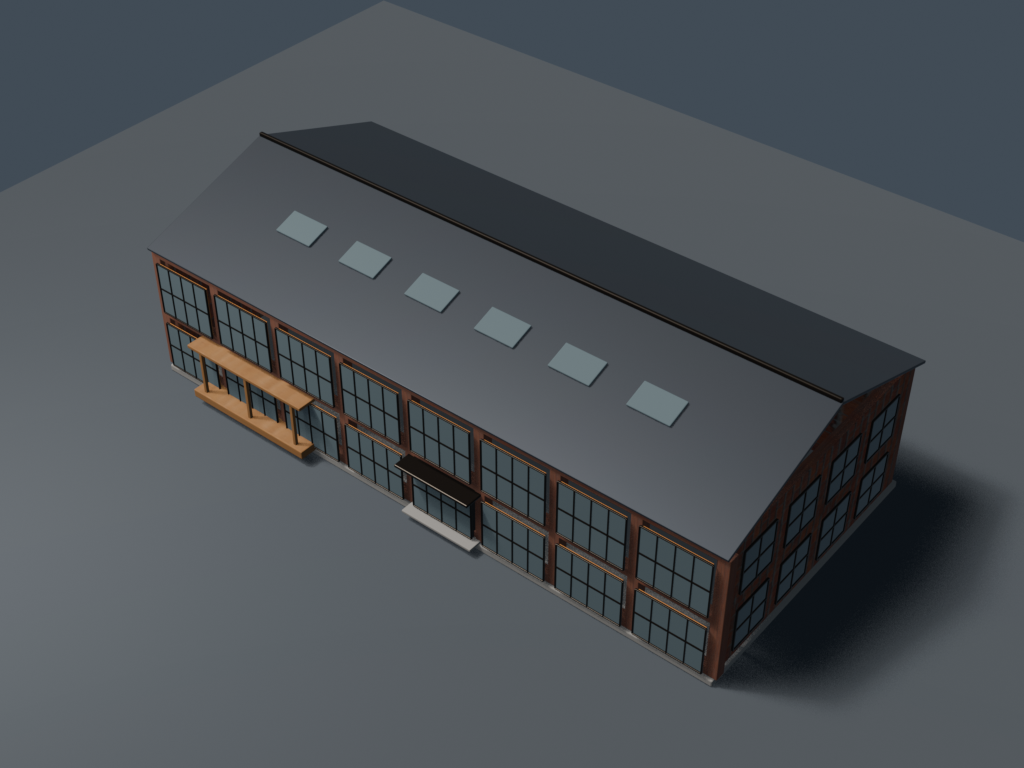
#> input picture docs/fixed_glb_meshy_blender_pilot/blender_aerial.png, 1024 x 768 px, given in place of variant_0.png, which was not available
$ python create_scottish_baronial_v68_comparison.py
#> lines starting #> are read from the running program, lines starting #| are printed output that depends on the picture; pictures that were not available may be replaced by others from this repository, and a replacement may not be noted
#> in street_board, `board = Image.new("RGB", (1800, 760), "#f5f1e9")`:
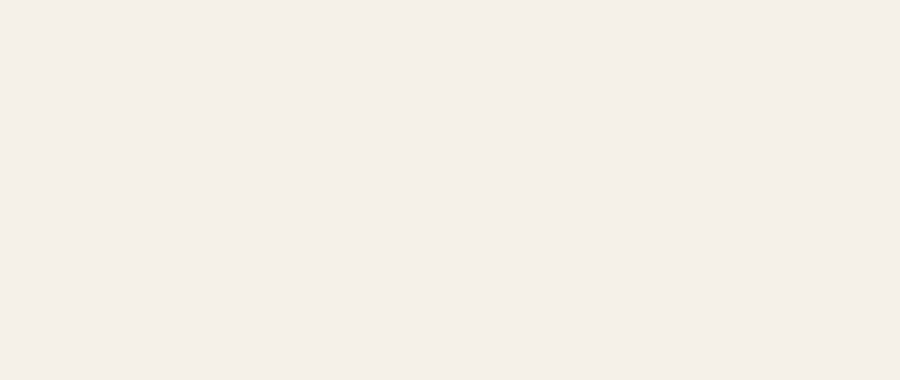
#> board: PIL image 1800x760 RGB (shown at 1/2 size); mean R, G, B 245, 241, 233
"""Publish deterministic Scottish Baronial v68 review boards."""
from __future__ import annotations

from pathlib import Path

from PIL import Image, ImageDraw, ImageFont


REPO = Path(__file__).resolve().parents[2]
OUTPUT = REPO / "docs" / "reviews" / "scottish-baronial-v68"
REFERENCE = REPO / "frontend/public/archetypes/buildings/chateauesque-grand-railway-hotel"
BASELINE = REPO / "artifacts/pilot-v67/final/chateauesque-grand-railway-hotel"
FINAL = REPO / "artifacts/pilot-v68/final-v2/chateauesque-grand-railway-hotel"
FIDELITY = REPO / "artifacts/pilot-v68/final-v2/fidelity"


def font(size: int, bold: bool = False):
    path = Path("C:/Windows/Fonts/arialbd.ttf" if bold else "C:/Windows/Fonts/arial.ttf")
    return ImageFont.truetype(str(path), size) if path.exists() else ImageFont.load_default()


def contain(path: Path, size: tuple[int, int], background: str = "#e6e3dc") -> Image.Image:
#> called with size = (540, 480), background = '#e6e3dc'
    image = Image.open(path).convert("RGB")
    image.thumbnail(size, Image.Resampling.LANCZOS)
#> image: PIL image 540x405 RGB
    canvas = Image.new("RGB", size, background)
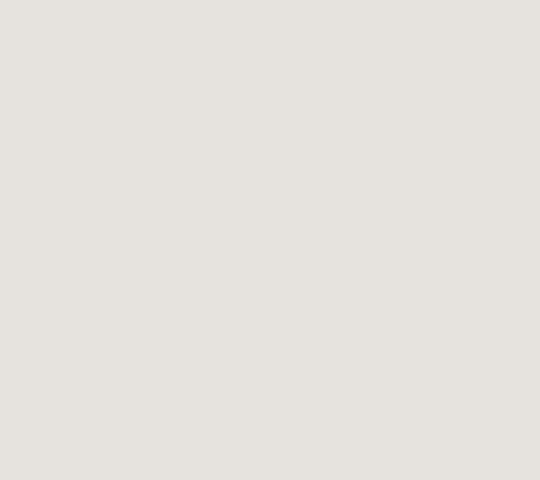
#> canvas: PIL image 540x480 RGB; mean R, G, B 230, 227, 220
    canvas.paste(image, ((size[0] - image.width) // 2, (size[1] - image.height) // 2))
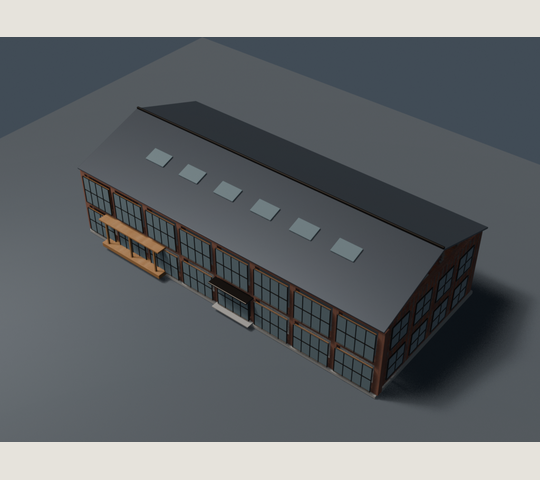
#> canvas: PIL image 540x480 RGB; mean R, G, B 99.9, 104, 106.9
    return canvas


def labelled_panel(
    board: Image.Image,
    draw: ImageDraw.ImageDraw,
    path: Path,
    box: tuple[int, int, int, int],
    label: str,
) -> None:
    x0, y0, x1, y1 = box
    panel = contain(path, (x1 - x0, y1 - y0))
    board.paste(panel, (x0, y0))
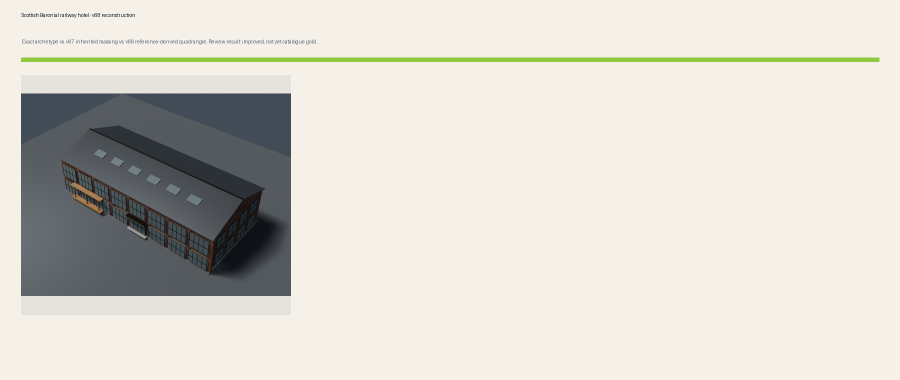
#> board: PIL image 1800x760 RGB (shown at 1/2 size); mean R, G, B 216.1, 214.4, 207
    draw.rectangle(box, outline="#b8b1a5", width=2)
    label_width = max(160, int(draw.textlength(label, font=font(15, True))) + 28)
    draw.rectangle((x0, y0, x0 + label_width, y0 + 34), fill="#111c2b")
    draw.text((x0 + 12, y0 + 8), label, font=font(15, True), fill="white")


def street_board() -> None:
    board = Image.new("RGB", (1800, 760), "#f5f1e9")
    draw = ImageDraw.Draw(board)
    draw.text((42, 24), "Scottish Baronial railway hotel · v68 reconstruction", font=font(38, True), fill="#101b2b")
    draw.text(
        (44, 77),
        "Exact archetype vs. v67 inherited massing vs. v68 reference-derived quadrangle. Review result: improved, not yet catalogue gold.",
        font=font(19), fill="#536174",
    )
    draw.rectangle((42, 115, 1758, 123), fill="#91c83e")
    paths = (
        (REFERENCE / "variant_0.png", "ARCHETYPE PHOTO"),
        (BASELINE / "chateauesque-grand-railway-hotel_archetype_match.png", "V67 BASELINE"),
        (FINAL / "chateauesque-grand-railway-hotel_archetype_match.png", "V68 REBUILD"),
    )
    for index, (path, label) in enumerate(paths):
        x0 = 42 + index * 572
        labelled_panel(board, draw, path, (x0, 150, x0 + 540, 630), label)
#> pass 2 of the loop in street_board, `for index, (path, label) in enumerate(paths):`:
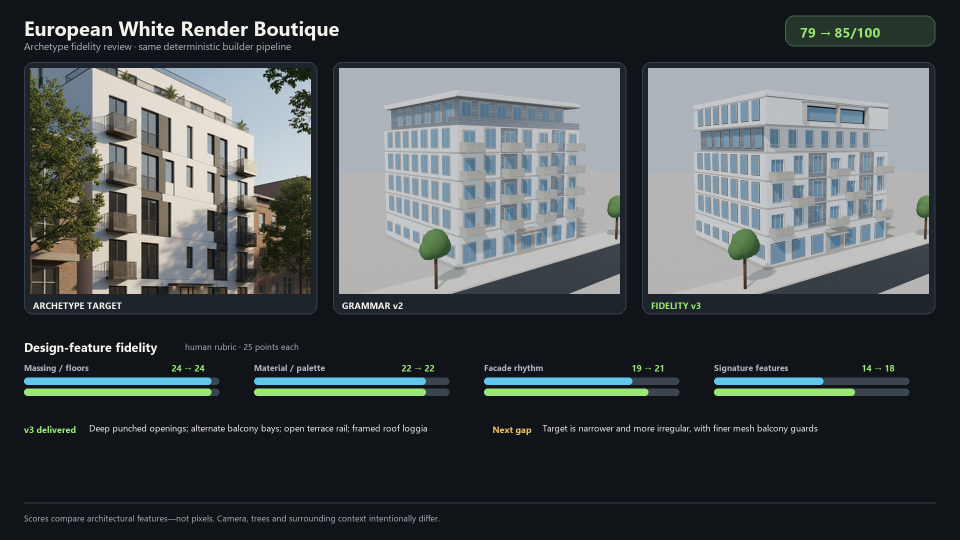
#> input picture docs/lego_fidelity_v3/white-render_v3_comparison.png, 1920 x 1080 px, given in place of chateauesque-grand-railway-hotel_archetype_match.png, which was not available (shown at 1/2 size)
#> in contain, image is the input picture: PIL image 1920x1080 RGB; mean R, G, B 69.6, 75.9, 78.1
#> in contain (call 2), `canvas.paste(image, ((size[0] - image.width) // 2, (size[1] - image.he..`:
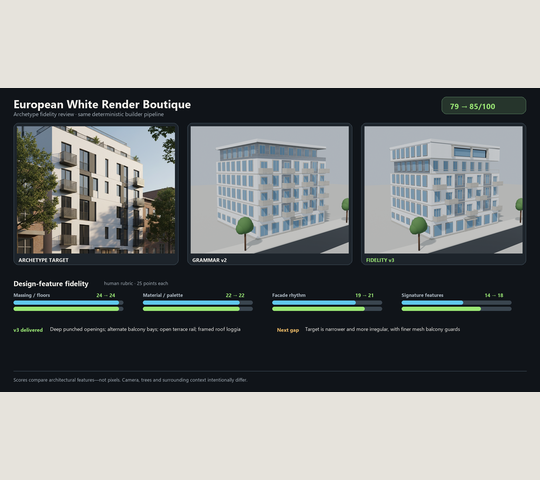
#> canvas: PIL image 540x480 RGB; mean R, G, B 128.4, 131.3, 130.1
#> in labelled_panel (call 2), `board.paste(panel, (x0, y0))`:
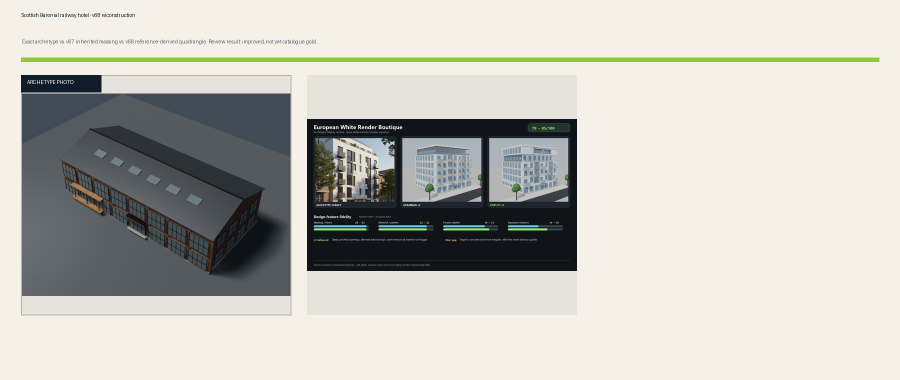
#> board: PIL image 1800x760 RGB (shown at 1/2 size); mean R, G, B 193.2, 192.8, 186.8
    draw.text(
        (44, 662),
        "V68 fixes the centered gate tower, perimeter court, crow-stepped gables and four-turret roof hierarchy; gable/turret openings remain simplified.",
        font=font(19), fill="#273548",
    )
    draw.text(
        (44, 700),
        "OpenCV silhouette IoU: v67 0.901 · v68 0.891. The flat result proves why the automated gate remains regression-only.",
        font=font(18, True), fill="#8b5a19",
    )
    board.save(OUTPUT / "street-identity-comparison.png", optimize=True)
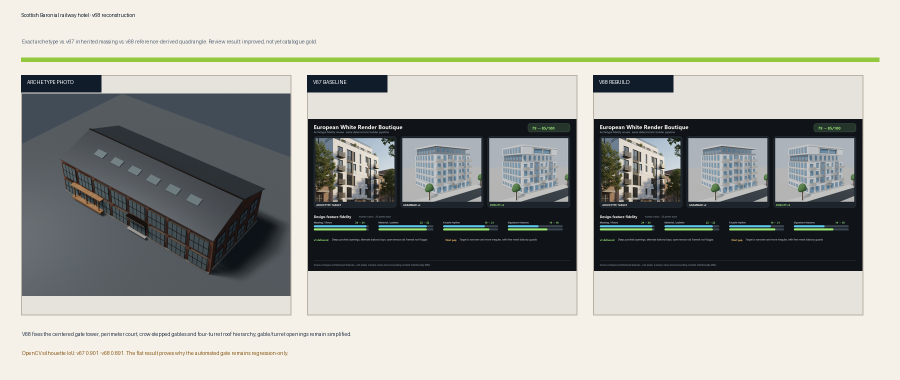
#> saved as street-identity-comparison.png: PIL image 1800x760 RGB (shown at 1/2 size); mean R, G, B 169.1, 170, 165.4


def roof_board() -> None:
    board = Image.new("RGB", (1800, 760), "#f5f1e9")
    draw = ImageDraw.Draw(board)
    draw.text((42, 24), "Roof-plan evidence · reference to constructed massing", font=font(38, True), fill="#101b2b")
    draw.text(
        (44, 77),
        "The high-angle reference is treated as a plan contract: open quadrangle, separate perimeter wings, centered gate tower and corner turrets.",
        font=font(19), fill="#536174",
    )
    draw.rectangle((42, 115, 1758, 123), fill="#91c83e")
    labelled_panel(board, draw, REFERENCE / "variant_0_angle_90.jpg", (42, 150, 872, 650), "ARCHETYPE ROOF VIEW")
    labelled_panel(
        board,
        draw,
        FINAL / "chateauesque-grand-railway-hotel_aerial.png",
        (928, 150, 1758, 650),
        "V68 BLENDER AERIAL",
    )
    draw.text(
        (44, 682),
        "Remaining review item: simplify the generic repeated facade cadence and author local opening schedules for the gables and turret drums.",
        font=font(19), fill="#273548",
    )
    board.save(OUTPUT / "roof-plan-comparison.png", optimize=True)


def main() -> None:
    OUTPUT.mkdir(parents=True, exist_ok=True)
    street_board()
    roof_board()
    contain(
        FINAL / "chateauesque-grand-railway-hotel_archetype_match.png",
        (1600, 1000),
    ).save(OUTPUT / "final-archetype-match.png", optimize=True)
    contain(
        FINAL / "chateauesque-grand-railway-hotel_aerial.png",
        (1600, 1000),
    ).save(OUTPUT / "final-aerial.png", optimize=True)
    Image.open(FIDELITY / "fidelity_overlay.png").save(
        OUTPUT / "fidelity-overlay.png", optimize=True
    )
    for path in sorted(OUTPUT.glob("*.png")):
        print(path)


if __name__ == "__main__":
#> (the run stopped early here; a loop or call above may not have finished)
